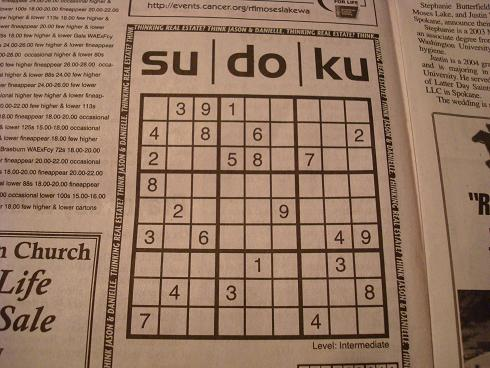
#> input picture sudoku1.jpg, 490 x 368 px
$ python rough.py
#> lines starting #> are read from the running program, lines starting #| are printed output that depends on the picture; after the words box and inside, x2 and y2 are one past the last pixel; in counts of white or black regions, pixels touching at a corner belong together
import cv2
import numpy as np

# Read the image
image = cv2.imread('sudoku1.jpg')
#> image is the input picture: shape (368, 490, 3); mean B, G, R 99.6, 120.7, 150.8

# Display original image
cv2.imshow('Original Image', image)
cv2.waitKey(0)

# Convert to grayscale
gray = cv2.cvtColor(image, cv2.COLOR_BGR2GRAY)
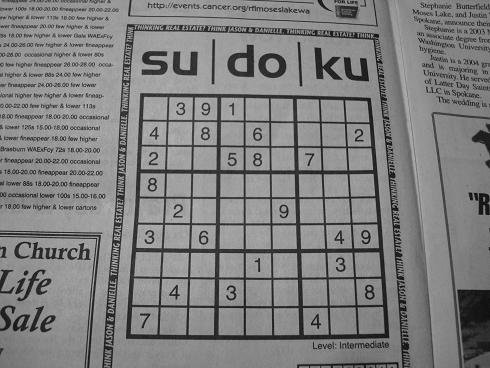
#> gray: shape (368, 490); min 4, max 196, mean 127.3
cv2.imshow('Grayscale', gray)
cv2.waitKey(0)

# Apply Gaussian blurring
blurred = cv2.GaussianBlur(gray, (5, 5), 0)
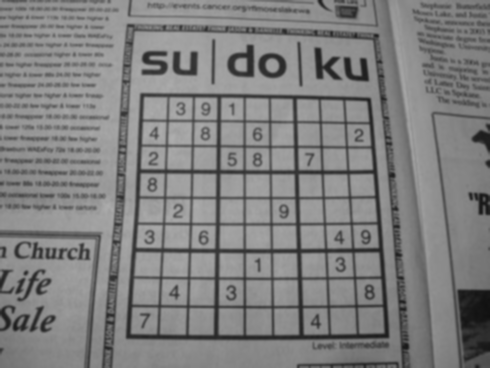
#> blurred: shape (368, 490); min 16, max 174, mean 127.3
cv2.imshow('Blurred', blurred)
cv2.waitKey(0)

# Apply Canny edge detection
edges = cv2.Canny(blurred, 50, 150)
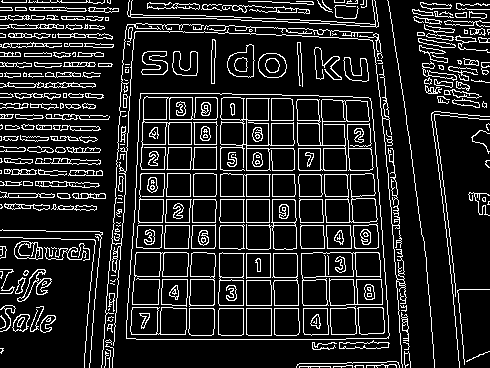
#> edges: shape (368, 490); 14.2% white in thin lines or dots
cv2.imshow('Edges', edges)
cv2.waitKey(0)

# Find contours
contours, _ = cv2.findContours(edges, cv2.RETR_EXTERNAL, cv2.CHAIN_APPROX_SIMPLE)
#> contours = 222 contours, 120 with area under 20; largest, box (x1, y1, x2, y2) and area: (126, 93, 390, 340) 60394, (227, 44, 255, 78) 622, (127, 0, 379, 28) 622, (258, 53, 287, 78) 564, (14, 241, 43, 260) 412

# Filter contours by area and shape
filtered_contours = [cnt for cnt in contours if cv2.contourArea(cnt) > 1000]
#> filtered_contours = 1 contour; box (x1, y1, x2, y2) and area: (126, 93, 390, 340) 60394

# Approximate polygons
polygons = [cv2.approxPolyDP(cnt, 0.02 * cv2.arcLength(cnt, True), True) for cnt in filtered_contours]
#> polygons = [[[140, 93], [126, 338], [388, 338], [370, 98]]]

# Filter rectangular shapes
rectangles = [poly for poly in polygons if len(poly) == 4]
#> rectangles = [[[140, 93], [126, 338], [388, 338], [370, 98]]]

# Draw the detected rectangles on the original image
result_image = image.copy()
for rect in rectangles:
    cv2.drawContours(result_image, [rect], -1, (0, 255, 0), 2)
#> this loop made 1 pass
#> rect on pass 1: [[140, 93], [126, 338], [388, 338], [370, 98]]
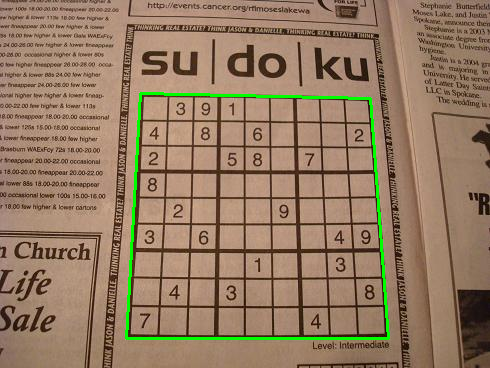
#> result_image: shape (368, 490, 3); 1.62% of pixels changed, all inside (x1, y1, x2, y2) = (125, 92, 390, 340)

# Display the result
cv2.imshow('Detected Sudoku Board', result_image)
cv2.waitKey(0)

cv2.destroyAllWindows()
